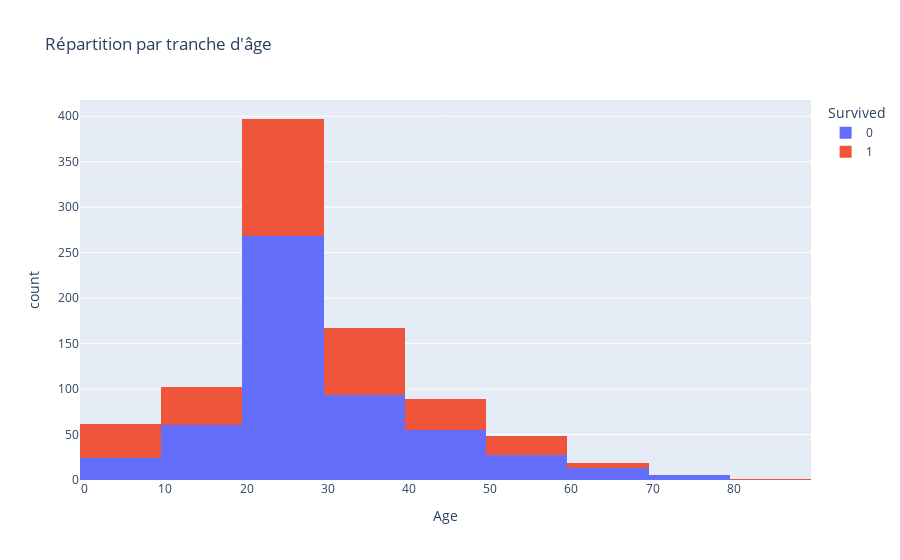

Notebook code cell kept with this figure:
### Code cell
train['age_bin'] = (train['Age'] // 10 * 10)

fig = px.histogram(train, 
                   x='age_bin', 
                   title = "Répartition par tranche d'âge",
                   color = 'Survived',
                   labels={'count':'Nombre','age_bin':'Age'})
fig.show()

### Figure 1 — Plotly figure (JSON) as saved in the notebook; plotly's stock layout.template omitted (floating-point values rounded to 4 significant figures; data arrays with more than 128 entries replaced by an {"elided": "..."} marker saying what was removed)
{"data": [{"bingroup": "x", "hovertemplate": "Survived=0<br>Age=%{x}<br>count=%{y}<extra></extra>", "legendgroup": "0", "marker": {"color": "#636efa", "pattern": {"shape": ""}}, "name": "0", "orientation": "v", "showlegend": true, "type": "histogram", "x": {"elided": "549 float values"}, "xaxis": "x", "yaxis": "y"}, {"bingroup": "x", "hovertemplate": "Survived=1<br>Age=%{x}<br>count=%{y}<extra></extra>", "legendgroup": "1", "marker": {"color": "#EF553B", "pattern": {"shape": ""}}, "name": "1", "orientation": "v", "showlegend": true, "type": "histogram", "x": {"elided": "342 float values"}, "xaxis": "x", "yaxis": "y"}], "layout": {"barmode": "relative", "legend": {"title": {"text": "Survived"}, "tracegroupgap": 0}, "title": {"text": "Répartition par tranche d'âge"}, "xaxis": {"anchor": "y", "domain": [0, 1], "title": {"text": "Age"}}, "yaxis": {"anchor": "x", "domain": [0, 1], "title": {"text": "count"}}}}
